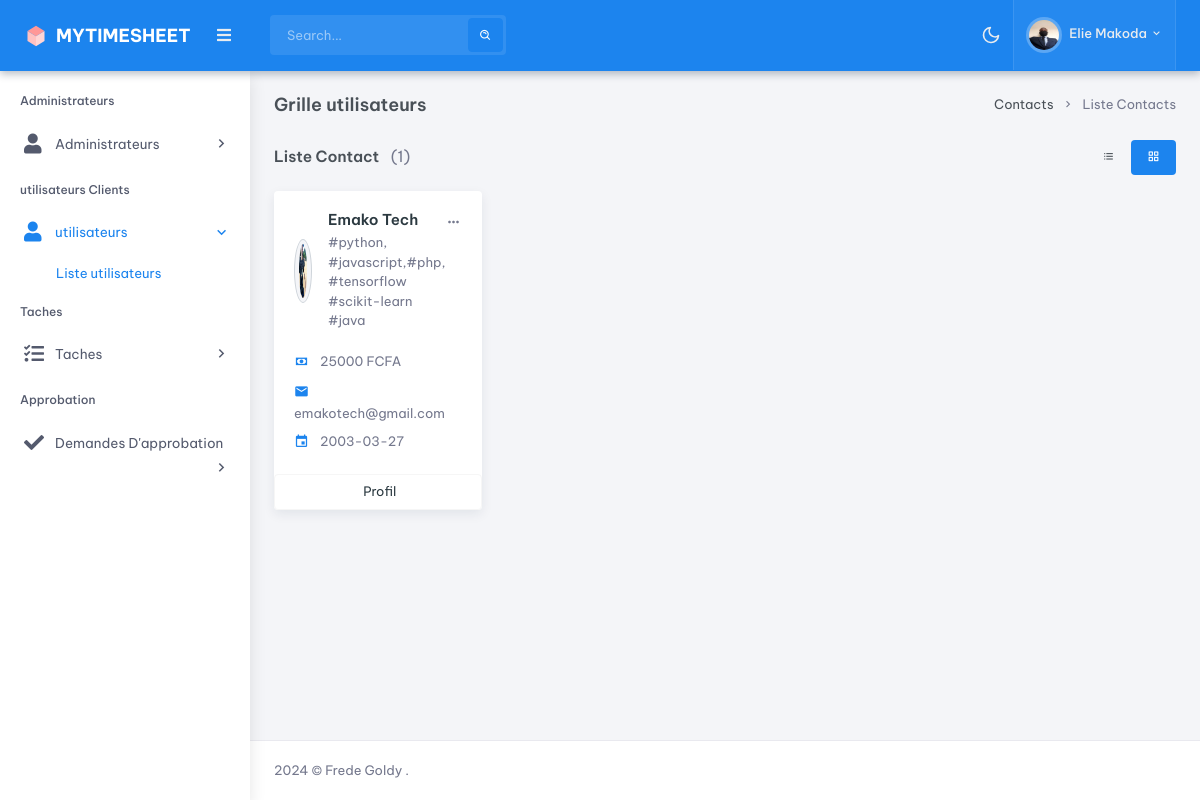
The app's page /admin/users/listGrid.php (signed in) with its own data.
### tables this page shows
CREATE TABLE `utilisateur` (
  `idUSer` int(11) NOT NULL,
  `nomUSer` varchar(255) NOT NULL,
  `emailUSer` varchar(255) NOT NULL,
  `DateNaissUSer` varchar(255) NOT NULL,
  `BioUSer` text NOT NULL,
  `ExperienceUSer` text NOT NULL,
  `CompetenceUSer` text NOT NULL,
  `passwordUSer` varchar(255) NOT NULL,
  `statutUSer` int(11) DEFAULT 1,
  `ImageUSer` varchar(255) NOT NULL,
  `DateAjoutUSer` datetime NOT NULL DEFAULT current_timestamp(),
  `NombreProjetUSer` int(11) DEFAULT 0,
  `GainsUser` int(12) DEFAULT 0
);

### config/app.php (called while the page is built, shortened)
<?php
class App
{
    public $host =  "localhost";
    public $database = "timesheet";
    public $password = "";
    public $user = "root";
    public $lien_connexion;
    public function connecter()
    {
        $this->lien_connexion =  new PDO("mysql:host=" . $this->host . ";dbname=" . $this->database . ";charset=utf8", $this->user, $this->password, array(PDO::MYSQL_ATTR_INIT_COMMAND => "SET NAMES utf8"));
    }
    public function SelectionnerTout($requete)
    {
        $ligne = $this->lien_connexion->query($requete);
        $ligne->execute();
        $resultat = $ligne->fetchAll(PDO::FETCH_OBJ);
        if ($resultat) {
            return $resultat;
        } else {
            return false;
        }
    }
}

### admin/users/listGrid.php (the view, shortened to what this page needs)
<?php
require "../../config/app.php";
$apps= new App;
$results=$apps->SelectionnerTout("SELECT * FROM utilisateur WHERE 1 ");
$i=sizeof($results);
require "../../config/AdminHeader.php";
?>
    <div class="main-content">
<div class="page-content">
    <div class="container-fluid">
        <div class="row">
            <div class="col-12">
                <div class="page-title-box d-sm-flex align-items-center justify-content-between">
                    <h4 class="mb-sm-0 font-size-18">Grille utilisateurs</h4>
                    <div class="page-title-right">
                        <ol class="breadcrumb m-0">
                            <li class="breadcrumb-item"><a href="javascript: void(0);">Contacts</a></li>
                            <li class="breadcrumb-item active">Liste Contacts</li>
                        </ol>
                    </div>
                </div>
            </div>
        </div>
        <div class="row align-items-center">
            <div class="col-md-6">
                <div class="mb-3">
                    <h5 class="card-title">Liste Contact  <span class="text-muted fw-normal ms-2">(<?php echo $i;?>)</span></h5>
                </div>
            </div>
            <div class="col-md-6">
                <div class="d-flex flex-wrap align-items-center justify-content-end gap-2 mb-3">
                    <div>
                        <ul class="nav nav-pills">
                            <li class="nav-item">
                                <a class="nav-link" href="./listUser.php" data-bs-toggle="tooltip" data-bs-placement="top" title="List"><i class="bx bx-list-ul"></i></a>
                            </li>
                            <li class="nav-item">
                                <a class="nav-link active" href="./listGrid.php" data-bs-toggle="tooltip" data-bs-placement="top" title="Grid"><i class="bx bx-grid-alt"></i></a>
                            </li>
                        </ul>
                    </div>
                </div>
            </div>
        </div>
        <div class="row">
            <?php
            if(isset($results)&& $results!=null):
                foreach($results as $user):
                    $img = explode(',', $user->ImageUSer);
            ?>
            <div class="col-xl-3 col-sm-6">
                <div class="card">
                    <div class="card-body">
                        <div class="dropdown float-end">
                            <a class="text-muted dropdown-toggle font-size-16" href="#" role="button" data-bs-toggle="dropdown" aria-haspopup="true">
                                <i class="bx bx-dots-horizontal-rounded"></i>
                            </a>
                        </div>
                        <div class="d-flex align-items-center">
                            <div>
                                <img src="../../assets/images/<?php echo $img[array_rand($img)] ?>" alt="" class="avatar-lg rounded-circle img-thumbnail">
                            </div>
                            <div class="flex-1 ms-3">
                                <h5 class="font-size-15 mb-1"><a href="../profile/profile.php?id=<?php echo $user->idUSer;?>" class="text-dark"><?php echo $user->nomUSer;?></a></h5>
                                <p class="text-muted mb-0"> <?php
                                echo $user->CompetenceUSer;
                                ?></p>
                            </div>
                        </div>
                        <div class="mt-3 pt-1">
                            <p class="text-muted mb-0"><i class="mdi mdi-cash font-size-15 align-middle pe-2 text-primary"></i>
                                  <?php
                                echo $user->GainsUser;
                                ?> FCFA</p>
                            <p class="text-muted mb-0 mt-2"><i class="mdi mdi-email font-size-15 align-middle pe-2 text-primary"></i>
                              <?php
                                echo $user->emailUSer;
                                ?></p>
                            <p class="text-muted mb-0 mt-2"><i class="mdi mdi-calendar font-size-15 align-middle pe-2 text-primary"></i>
                            <?php
                                echo $user->DateNaissUSer;
                                ?></p>
                        </div>
                    </div>
                    <div class="btn-group" role="group">
                        <a type="button" class="btn btn-outline-light text-truncate" href="../profile/profile.php?id=<?php echo $user->idUSer;?>"><i class="uil uil-user me-1"></i> Profil</a>
                    </div>
                </div>
            </div>
            <?php
            endforeach;
        endif;
            ?>
        </div>
    </div>
</div>
</div>
<?php
require "../../config/AdminFooter.php";
?>

### config/adminHeader.php (shortened to what this page needs)
<!doctype html>
<html lang="en">
<head>
    <link href="../../assets/libs/admin-resources/jquery.vectormap/jquery-jvectormap-1.2.2.css" rel="stylesheet" type="text/css" />
    <link rel="stylesheet" href="../../assets/css/preloader.min.css" type="text/css" />
    <link href="../../assets/css/bootstrap.min.css" id="bootstrap-style" rel="stylesheet" type="text/css" />
    <link href="../../assets/css/icons.min.css" rel="stylesheet" type="text/css" />
    <link href="../../assets/css/app.min.css" id="app-style" rel="stylesheet" type="text/css" />
</head>
<body data-topbar="dark">
    <div id="layout-wrapper">
        <header id="page-topbar">
            <div class="navbar-header">
                <div class="d-flex">
                    <div class="navbar-brand-box">
                        <a href="index-2.html" class="logo logo-light">
                            <span class="logo-lg">
                                <img src="../../assets/images/logo-sm.svg" alt="" height="24"> <span class="logo-txt">MyTimesheet</span>
                            </span>
                        </a>
                    </div>
                    <button type="button" class="btn btn-sm px-3 font-size-16 header-item" id="vertical-menu-btn">
                        <i class="fa fa-fw fa-bars"></i>
                    </button>
                    <form class="app-search d-none d-lg-block">
                        <div class="position-relative">
                            <input type="text" class="form-control" placeholder="Search...">
                            <button class="btn btn-primary" type="button"><i class="bx bx-search-alt align-middle"></i></button>
                        </div>
                    </form>
                </div>
                <div class="d-flex">
                    <div class="dropdown d-none d-sm-inline-block">
                            <button type="button" class="btn header-item" id="mode-setting-btn">
                                <i data-feather="moon" class="icon-lg layout-mode-dark"></i>
                            </button>
                        </div>
                    <?php
                    $img = explode(',', $_SESSION['ImageAdmin']);
                    ?>
                    <div class="dropdown d-inline-block">
                        <button type="button" class="btn header-item bg-soft-light border-start border-end" id="page-header-user-dropdown" data-bs-toggle="dropdown" aria-haspopup="true" aria-expanded="false">
                            <img class="rounded-circle header-profile-user" src="../../assets/images/<?php echo $img[array_rand($img)] ?>" alt="Header Avatar">
                            <span class="d-none d-xl-inline-block ms-1 fw-medium"><?php echo $_SESSION['nomAdmin'] ?></span>
                            <i class="mdi mdi-chevron-down d-none d-xl-inline-block"></i>
                        </button>
                    </div>
                </div>
            </div>
        </header>
        <div class="vertical-menu">
            <div data-simplebar class="h-100">
                <div id="sidebar-menu">
                    <ul class="metismenu list-unstyled" id="side-menu">
                        <li class="menu-title" data-key="t-apps">Administrateurs</li>
                        <li>
                            <a href="javascript: void(0);" class="has-arrow">
                                <i class="fa fa-user"></i>
                                <span data-key="t-ecommerce">Administrateurs</span>
                            </a>
                        </li>
                        <li class="menu-title" data-key="t-apps">utilisateurs Clients</li>
                        <li>
                            <a href="javascript: void(0);" class="has-arrow">
                                <i class="fa fa-user"></i>
                                <span data-key="t-ecommerce">utilisateurs</span>
                            </a>
                            <ul class="sub-menu" aria-expanded="false">
                                <li><a href="../users/listGrid.php" data-key="t-product-detail">Liste utilisateurs</a></li>
                            </ul>
                        </li>
                        <li class="menu-title" data-key="t-apps">Taches</li>
                        <li>
                            <a href="javascript: void(0);" class="has-arrow">
                                <i class="fa fa-tasks"></i>
                                <span data-key="t-ecommerce">Taches</span>
                            </a>
                        </li>
                        <li class="menu-title" data-key="t-apps">Approbation</li>
                        <li>
                            <a href="javascript: void(0);" class="has-arrow">
                                <i class="fa fa-check"></i>
                                <span data-key="t-ecommerce">Demandes D'approbation</span>
                            </a>
                        </li>
                    </ul>
                </div>
            </div>
        </div>

### config/AdminFooter.php (shortened to what this page needs)
                <footer class="footer">
                    <div class="container-fluid">
                        <div class="row">
                            <div class="col-sm-6">
                                <script>document.write(new Date().getFullYear())</script> © Frede Goldy .
                            </div>
                            <div class="col-sm-6">
                            </div>
                        </div>
                    </div>
                </footer>
            </div>
    </body>
</html>

### records on screen
utilisateur: ImageUSer (picture), nomUSer "Emako Tech", CompetenceUSer "#python, #javascript,#php, #tensorflow #scikit-learn #java", GainsUser "25000", emailUSer "emakotech@gmail.com", DateNaissUSer "2003-03-27"

### other values on screen
$_SESSION['nomAdmin'] "Elie Makoda"
$i "1"
